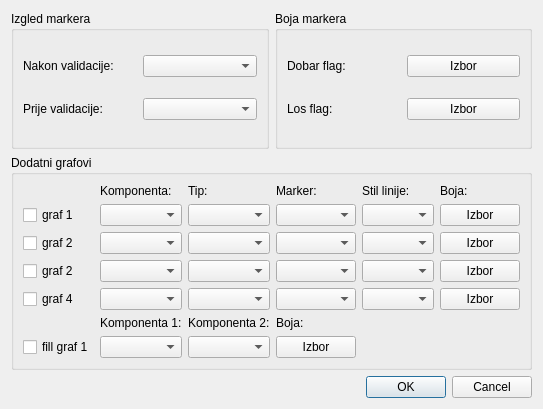
<?xml version="1.0" encoding="UTF-8"?>
<ui version="4.0">
 <class>Dialog</class>
 <widget class="QDialog" name="Dialog">
  <property name="geometry">
   <rect>
    <x>0</x>
    <y>0</y>
    <width>506</width>
    <height>409</height>
   </rect>
  </property>
  <property name="windowTitle">
   <string>Detalji grafa primarnog kanala</string>
  </property>
  <layout class="QVBoxLayout" name="verticalLayout">
   <item>
    <layout class="QHBoxLayout" name="horizontalLayout">
     <item>
      <widget class="QGroupBox" name="groupBox">
       <property name="title">
        <string>Izgled markera</string>
       </property>
       <layout class="QGridLayout" name="gridLayout">
        <item row="0" column="0">
         <widget class="QLabel" name="label">
          <property name="text">
           <string>Nakon validacije:</string>
          </property>
         </widget>
        </item>
        <item row="1" column="0">
         <widget class="QLabel" name="label_2">
          <property name="text">
           <string>Prije validacije:</string>
          </property>
         </widget>
        </item>
        <item row="0" column="1">
         <widget class="QComboBox" name="markerOK"/>
        </item>
        <item row="1" column="1">
         <widget class="QComboBox" name="markerNOK"/>
        </item>
       </layout>
      </widget>
     </item>
     <item>
      <widget class="QGroupBox" name="groupBox_2">
       <property name="title">
        <string>Boja markera</string>
       </property>
       <layout class="QGridLayout" name="gridLayout_2">
        <item row="1" column="0">
         <widget class="QLabel" name="label_4">
          <property name="text">
           <string>Los flag:</string>
          </property>
         </widget>
        </item>
        <item row="0" column="0">
         <widget class="QLabel" name="label_3">
          <property name="text">
           <string>Dobar flag:</string>
          </property>
         </widget>
        </item>
        <item row="0" column="1">
         <widget class="QPushButton" name="colorOK">
          <property name="text">
           <string>Izbor</string>
          </property>
         </widget>
        </item>
        <item row="1" column="1">
         <widget class="QPushButton" name="colorNOK">
          <property name="text">
           <string>Izbor</string>
          </property>
         </widget>
        </item>
       </layout>
      </widget>
     </item>
    </layout>
   </item>
   <item>
    <widget class="QGroupBox" name="groupBox_3">
     <property name="title">
      <string>Dodatni grafovi</string>
     </property>
     <layout class="QGridLayout" name="gridLayout_3">
      <item row="3" column="3">
       <widget class="QComboBox" name="kanal3Marker"/>
      </item>
      <item row="1" column="0">
       <widget class="QCheckBox" name="kanal1Check">
        <property name="text">
         <string>graf 1</string>
        </property>
       </widget>
      </item>
      <item row="2" column="0">
       <widget class="QCheckBox" name="kanal2Check">
        <property name="text">
         <string>graf 2</string>
        </property>
       </widget>
      </item>
      <item row="3" column="0">
       <widget class="QCheckBox" name="kanal3Check">
        <property name="text">
         <string>graf 2</string>
        </property>
       </widget>
      </item>
      <item row="1" column="1">
       <widget class="QComboBox" name="kanal1Komponenta"/>
      </item>
      <item row="4" column="0">
       <widget class="QCheckBox" name="kanal4Check">
        <property name="text">
         <string>graf 4</string>
        </property>
       </widget>
      </item>
      <item row="6" column="0">
       <widget class="QCheckBox" name="fillCheck">
        <property name="text">
         <string>fill graf 1</string>
        </property>
       </widget>
      </item>
      <item row="3" column="1">
       <widget class="QComboBox" name="kanal3Komponenta"/>
      </item>
      <item row="4" column="1">
       <widget class="QComboBox" name="kanal4Komponenta"/>
      </item>
      <item row="2" column="1">
       <widget class="QComboBox" name="kanal2Komponenta"/>
      </item>
      <item row="6" column="1">
       <widget class="QComboBox" name="fillKomponenta1"/>
      </item>
      <item row="0" column="1">
       <widget class="QLabel" name="label_5">
        <property name="text">
         <string>Komponenta:</string>
        </property>
       </widget>
      </item>
      <item row="0" column="3">
       <widget class="QLabel" name="label_6">
        <property name="text">
         <string>Marker:</string>
        </property>
       </widget>
      </item>
      <item row="0" column="4">
       <widget class="QLabel" name="label_7">
        <property name="text">
         <string>Stil linije:</string>
        </property>
       </widget>
      </item>
      <item row="0" column="5">
       <widget class="QLabel" name="label_8">
        <property name="text">
         <string>Boja:</string>
        </property>
       </widget>
      </item>
      <item row="5" column="1">
       <widget class="QLabel" name="label_9">
        <property name="text">
         <string>Komponenta 1:</string>
        </property>
       </widget>
      </item>
      <item row="1" column="3">
       <widget class="QComboBox" name="kanal1Marker"/>
      </item>
      <item row="1" column="4">
       <widget class="QComboBox" name="kanal1Linija"/>
      </item>
      <item row="2" column="3">
       <widget class="QComboBox" name="kanal2Marker"/>
      </item>
      <item row="2" column="4">
       <widget class="QComboBox" name="kanal2Linija"/>
      </item>
      <item row="3" column="4">
       <widget class="QComboBox" name="kanal3Linija"/>
      </item>
      <item row="4" column="3">
       <widget class="QComboBox" name="kanal4Marker"/>
      </item>
      <item row="4" column="4">
       <widget class="QComboBox" name="kanal4Linija"/>
      </item>
      <item row="1" column="5">
       <widget class="QPushButton" name="kanal1Boja">
        <property name="text">
         <string>Izbor</string>
        </property>
       </widget>
      </item>
      <item row="2" column="5">
       <widget class="QPushButton" name="kanal2Boja">
        <property name="text">
         <string>Izbor</string>
        </property>
       </widget>
      </item>
      <item row="3" column="5">
       <widget class="QPushButton" name="kanal3Boja">
        <property name="text">
         <string>Izbor</string>
        </property>
       </widget>
      </item>
      <item row="4" column="5">
       <widget class="QPushButton" name="kanal4Boja">
        <property name="text">
         <string>Izbor</string>
        </property>
       </widget>
      </item>
      <item row="1" column="2">
       <widget class="QComboBox" name="kanal1Tip"/>
      </item>
      <item row="2" column="2">
       <widget class="QComboBox" name="kanal2Tip"/>
      </item>
      <item row="3" column="2">
       <widget class="QComboBox" name="kanal3Tip"/>
      </item>
      <item row="4" column="2">
       <widget class="QComboBox" name="kanal4Tip"/>
      </item>
      <item row="5" column="2">
       <widget class="QLabel" name="label_10">
        <property name="text">
         <string>Komponenta 2:</string>
        </property>
       </widget>
      </item>
      <item row="6" column="2">
       <widget class="QComboBox" name="fillKomponenta2"/>
      </item>
      <item row="5" column="3">
       <widget class="QLabel" name="label_11">
        <property name="text">
         <string>Boja:</string>
        </property>
       </widget>
      </item>
      <item row="6" column="3">
       <widget class="QPushButton" name="fillBoja">
        <property name="text">
         <string>Izbor</string>
        </property>
       </widget>
      </item>
      <item row="0" column="2">
       <widget class="QLabel" name="label_12">
        <property name="text">
         <string>Tip:</string>
        </property>
       </widget>
      </item>
     </layout>
    </widget>
   </item>
   <item>
    <widget class="QDialogButtonBox" name="buttonBox">
     <property name="orientation">
      <enum>Qt::Horizontal</enum>
     </property>
     <property name="standardButtons">
      <set>QDialogButtonBox::Cancel|QDialogButtonBox::Ok</set>
     </property>
    </widget>
   </item>
  </layout>
 </widget>
 <resources/>
 <connections>
  <connection>
   <sender>buttonBox</sender>
   <signal>accepted()</signal>
   <receiver>Dialog</receiver>
   <slot>accept()</slot>
   <hints>
    <hint type="sourcelabel">
     <x>248</x>
     <y>254</y>
    </hint>
    <hint type="destinationlabel">
     <x>157</x>
     <y>274</y>
    </hint>
   </hints>
  </connection>
  <connection>
   <sender>buttonBox</sender>
   <signal>rejected()</signal>
   <receiver>Dialog</receiver>
   <slot>reject()</slot>
   <hints>
    <hint type="sourcelabel">
     <x>316</x>
     <y>260</y>
    </hint>
    <hint type="destinationlabel">
     <x>286</x>
     <y>274</y>
    </hint>
   </hints>
  </connection>
 </connections>
</ui>
